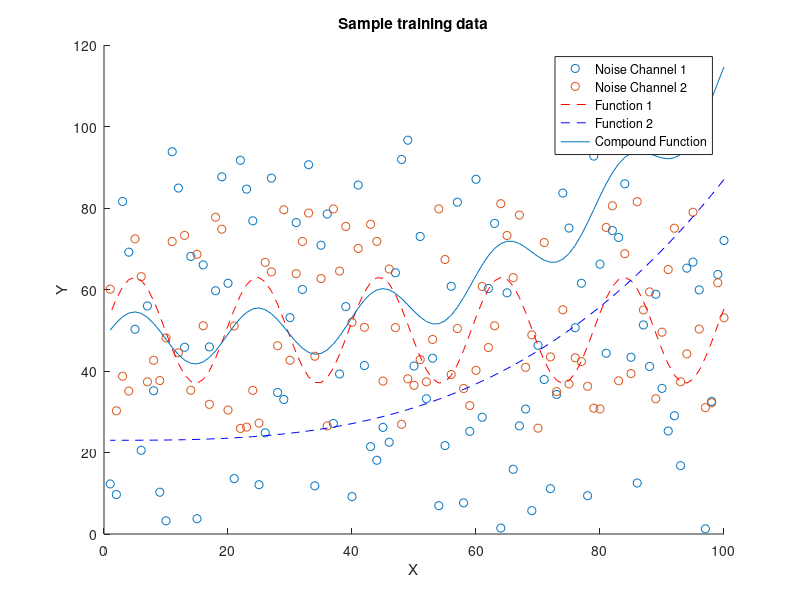

Source code (MATLAB):
clc
close all
clear

space = rot90(linspace(1,100,100));

a = 0;
b = 100;

noise1 = (b-a).*rand(100,1) + a;

a = 25;
b = 82;

noise2 = (b-a).*rand(100,1) + a;

func1 = sin(space/pi)*13 + 50;
func2 = (space/25).^3 + 23;

targetFunc = 0.5*func1 + func2;


hold all
scatter(space, noise1);
scatter(space, noise2);
plot(space, func1, 'r--');
plot(space, func2, 'b--');
plot(space, targetFunc);

xlabel('X');
ylabel('Y');
title('Sample training data');

out = [flipud(space) flipud(noise1) flipud(noise2) flipud(func1) flipud(func2) flipud(targetFunc)];

legend('Noise Channel 1', 'Noise Channel 2', 'Function 1', 'Function 2' , 'Compound Function');

dlmwrite('training_data.txt',out, 'delimiter',' ');
